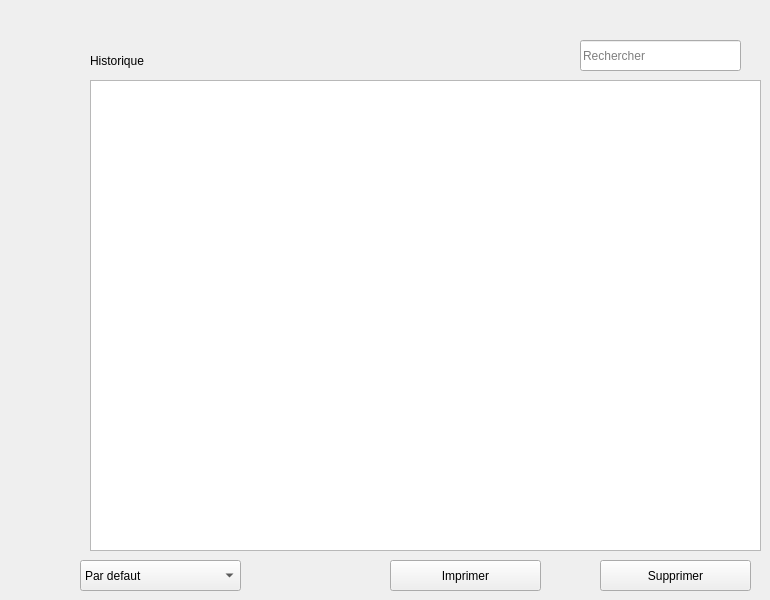
    <widget class="QWidget" name="tab_6">
     <attribute name="title">
      <string>Historique</string>
     </attribute>
     <widget class="QPushButton" name="pushButton_supphistorique">
      <property name="geometry">
       <rect>
        <x>600</x>
        <y>560</y>
        <width>151</width>
        <height>31</height>
       </rect>
      </property>
      <property name="styleSheet">
       <string notr="true"/>
      </property>
      <property name="text">
       <string>Supprimer</string>
      </property>
     </widget>
     <widget class="QLineEdit" name="lineEdit_rechhistoriqe">
      <property name="geometry">
       <rect>
        <x>580</x>
        <y>40</y>
        <width>161</width>
        <height>31</height>
       </rect>
      </property>
      <property name="styleSheet">
       <string notr="true"/>
      </property>
      <property name="placeholderText">
       <string>Rechercher</string>
      </property>
     </widget>
     <widget class="QPushButton" name="pushButton_pdfhistorique">
      <property name="geometry">
       <rect>
        <x>390</x>
        <y>560</y>
        <width>151</width>
        <height>31</height>
       </rect>
      </property>
      <property name="styleSheet">
       <string notr="true"/>
      </property>
      <property name="text">
       <string>Imprimer</string>
      </property>
     </widget>
     <widget class="QLabel" name="label_22">
      <property name="geometry">
       <rect>
        <x>90</x>
        <y>20</y>
        <width>271</width>
        <height>81</height>
       </rect>
      </property>
      <property name="styleSheet">
       <string notr="true"/>
      </property>
      <property name="text">
       <string>Historique</string>
      </property>
     </widget>
     <widget class="QTableView" name="tableView_4">
      <property name="geometry">
       <rect>
        <x>90</x>
        <y>80</y>
        <width>671</width>
        <height>471</height>
       </rect>
      </property>
      <property name="styleSheet">
       <string notr="true">



QScrollBar:vertical {
    background: rgb(188, 224, 235);
            border: 0px solid #999999;
            width:10px;    

margin: 0px 0px 0px 0px;
}
 QScrollBar::handle:vertical {
    background: rgb(71, 153, 176);
          	border: 0px solid red;
            min-height: 0px;
			border-radius: 8px;

	 }
QScrollBar:horizontal {
    background: rgb(188, 224, 235);
            border: 0px solid #999999;
margin: 0px 0px 0px 0px;

}
 QScrollBar::handle:horizontal {
    background: rgb(71, 153, 176);
                     	border: 0px solid red;
            min-height: 0px;
			border-radius: 8px;
            width:10px;    


 }</string>
      </property>
      <property name="selectionMode">
       <enum>QAbstractItemView::ContiguousSelection</enum>
      </property>
      <property name="selectionBehavior">
       <enum>QAbstractItemView::SelectRows</enum>
      </property>
      <attribute name="horizontalHeaderHighlightSections">
       <bool>false</bool>
      </attribute>
     </widget>
     <widget class="QComboBox" name="comboBox_trihistorique">
      <property name="geometry">
       <rect>
        <x>80</x>
        <y>560</y>
        <width>161</width>
        <height>31</height>
       </rect>
      </property>
      <property name="styleSheet">
       <string notr="true"/>
      </property>
      <item>
       <property name="text">
        <string>Par defaut</string>
       </property>
      </item>
      <item>
       <property name="text">
        <string>User</string>
       </property>
      </item>
      <item>
       <property name="text">
        <string>Date</string>
       </property>
      </item>
     </widget>
    </widget>
